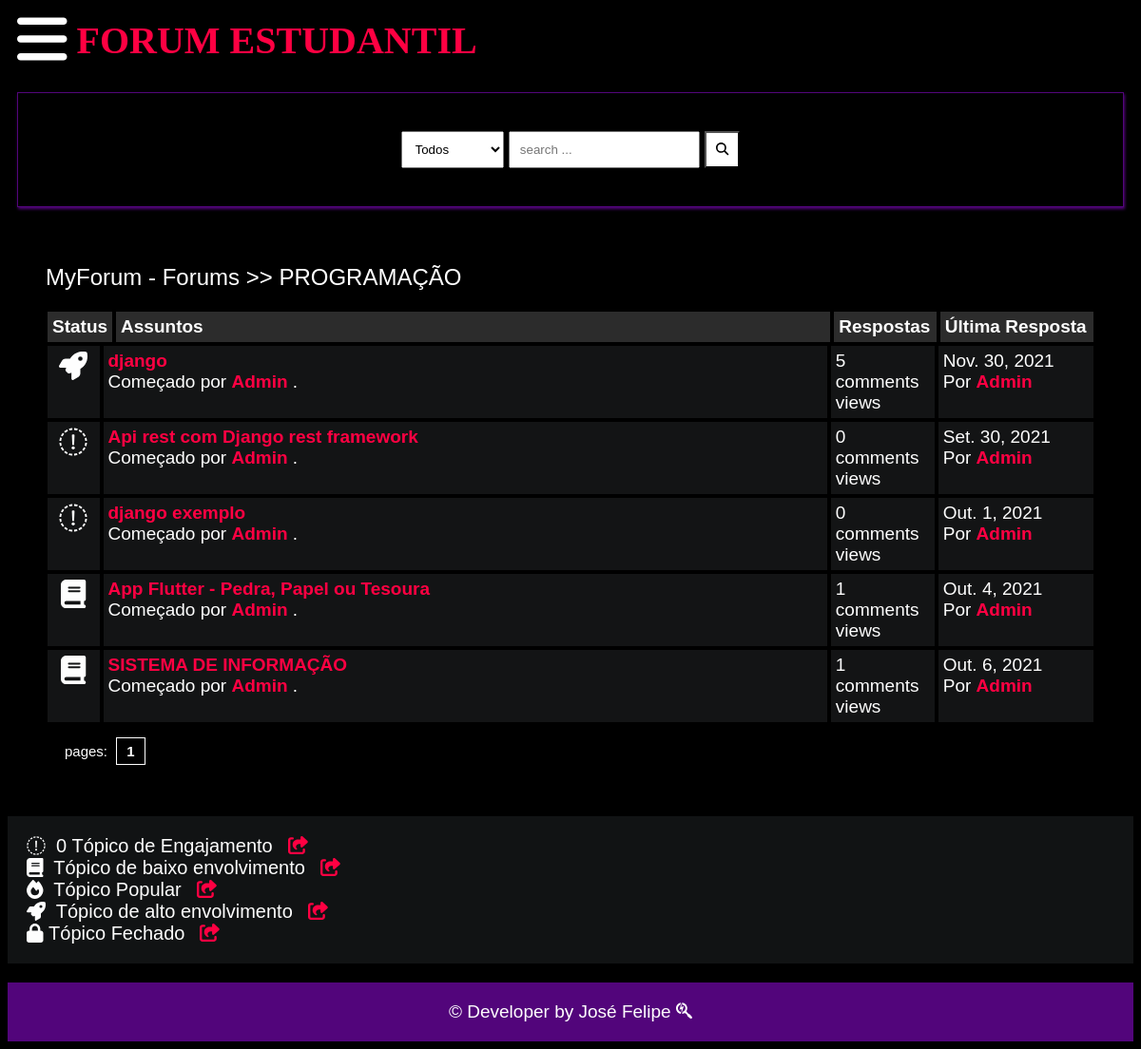
The app's page /posts/programming/ with its own data.
### main/models.py (models this page shows, shortened)
class Category(models.Model):
    title = models.CharField(max_length=50)
    slug = models.SlugField(max_length=400, unique=True, blank=True)
    description = models.TextField(default="description")
    class Meta:
        verbose_name_plural = "categories"
    def get_url(self):
        return reverse("posts", kwargs={
            "slug":self.slug
        })

class Post(models.Model):
    title = models.CharField(max_length=400)
    slug = models.SlugField(max_length=400, unique=True, blank=True)
    user = models.ForeignKey(Author, on_delete=models.CASCADE)
    content = HTMLField()
    categories = models.ManyToManyField(Category)
    date = models.DateTimeField(auto_now_add=True)
    approved = models.BooleanField(default=False)
    hit_count_generic = GenericRelation(HitCount, object_id_field='object_pk',
        related_query_name='hit_count_generic_relation'
    )
    tags = TaggableManager()
    comments = models.ManyToManyField(Comment, blank=True)
    closed = models.BooleanField(default=False)
    state = models.CharField(max_length=40, default="zero")
    def get_url(self):
        return reverse("detail", kwargs={
            "slug":self.slug
        })
    @property
    def num_comments(self):
        return self.comments.count()
    @property
    def last_reply(self):
        return self.comments.latest("date")

class Author(models.Model):
    user = models.ForeignKey(User,null=True, blank=True, on_delete=models.CASCADE)
    fullname = models.CharField(max_length=40, blank=True)
    slug = slug = models.SlugField(max_length=400, unique=True, blank=True,null=True)
    bio = HTMLField(blank=True)
    points = models.IntegerField(default=0,blank=True)
    profile_pic = ResizedImageField(size=[50, 80], quality=100, upload_to="authors", default=None, null=True, blank=True)

class Comment(models.Model):
    user = models.ForeignKey(Author, on_delete=models.CASCADE)
    content = HTMLField()
    date = models.DateTimeField(auto_now_add=True)
    replies = models.ManyToManyField(Reply, blank=True)

### main/views.py (the view)
# urls.py: path("posts/<slug>/", posts, name="posts"),
def posts(request, slug):
    category = get_object_or_404(Category, slug=slug)
    posts = Post.objects.filter(approved=True, categories=category)
    paginator = Paginator(posts, 5)
    page = request.GET.get("page")
    try:
        posts = paginator.page(page)
    except PageNotAnInteger:
        posts = paginator.page(1)
    except EmptyPage:
        posts = paginator.page(paginator.num_pages)
    context = {
        "posts":posts,
        "forum": category,
        "title": "Postagens"
    }
    return render(request, "posts.html", context)

### main/context_processors.py (called while the page is built, shortened)
def searchFunction(request):
    search_context = {}
    posts = Post.objects.all()
    return search_context

### templates/posts.html
{% extends 'base.html' %}
{% load hitcount_tags %}
{% block content %}
    <div class="container">
        <div class="navigate">
            <span><a href="{% url 'home' %}">MyForum - Forums</a> >> <a href="{{forum.get_url}}">{{forum.title}}</a></span>
        </div>
        <div class="posts-table">
            <div class="table-head">
                <div class="status">Status</div>
                <div class="subjects">Assuntos</div>
                <div class="replies">Respostas</div>
                <div class="last-reply">Última Resposta</div>
            </div>
            {% for post in posts %}
            <div class="table-row">
                {% if post.closed == True %}
                 <div class="status"><i class="fa fa-lock"></i></div>
                {% elif post.num_comments == 0 %}
                <div class="status"><i class="fa fa-frown-o"></i></div>
                {% elif post.num_comments > 0 and post.num_comments < 4 %}
                 <div class="status"><i class="fa fa-book"></i></div>
                 {% elif post.num_comments > 3 and post.num_comments < 8 %}
                 <div class="status"><i class="fa fa-rocket"></i></div>
                 {% elif post.num_comments >= 8  %}
                 <div class="status"><i class="fa fa-fire"></i></div>
                {% endif %}
                <div class="subjects">
                    <a href="{{post.get_url}}">{{post.title}}</a>
                    <br>
                    <span>Começado por <b><a href="">{{post.user.fullname|title}}</a></b> .</span>
                </div>
                <div class="replies">
                    {{post.num_comments}} comments <br> {% get_hit_count for post %} views
                </div>
                {% if post.last_reply %}
                <div class="last-reply">
                    {{post.last_reply.date|date}}
                    <br>Por <b><a href="">{{post.last_reply.user.fullname|title}}</a></b>
                </div>
                {% else %}
                <div class="last-reply">
                    {{post.date|date}}
                    <br>Por <b><a href="">{{post.user.fullname|title}}</a></b>
                </div>
                {% endif %}
            </div>
            {% endfor %}
        </div>
            <div class="pagination">
                pages: {% for num_page in posts.paginator.page_range %} <a href="?page={{num_page}}">{{num_page}}</a> {% endfor %}
            </div>
    </div>
    <div class="note">
        <span><i class="fa fa-frown-o"></i>&nbsp; 0 Tópico de Engajamento</span>&nbsp;&nbsp;&nbsp;<a href=""><i class="fa fa-share-square"></i></a><br>
        <span><i class="fa fa-book"></i>&nbsp; Tópico de baixo envolvimento</span>&nbsp;&nbsp;&nbsp;<a href=""><i class="fa fa-share-square"></i></a><br>
        <span><i class="fa fa-fire"></i>&nbsp; Tópico Popular</span>&nbsp;&nbsp;&nbsp;<a href=""><i class="fa fa-share-square"></i></a><br>
        <span><i class="fa fa-rocket"></i>&nbsp; Tópico de alto envolvimento</span>&nbsp;&nbsp;&nbsp;<a href=""><i class="fa fa-share-square"></i></a><br>
        <span><i class="fa fa-lock"></i>&nbsp;Tópico Fechado</span>&nbsp;&nbsp;&nbsp;<a href=""><i class="fa fa-share-square"></i></a><br>
    </div>
    {% endblock content %}

### static/style.css (style rules this page uses)
* { box-sizing: border-box; }
html { font-size: 19px; font-family: 'Titillium Web', sans-serif; background-color:rgb(0,0,0); color:#FEFEFE; }
a { color:#FF0042; font-weight: bolder; text-decoration: none; }
.container { margin: 20px; padding: 20px; }
.table-head { display: flex; }
.table-head div { padding: 5px; margin: 2px; background-color: #2C2C2C; font-weight: bold; }
.table-head .status { flex: 5%; }
.table-head .subjects { flex: 70%; }
.table-head .replies { flex: 10%; }
.table-head .last-reply { flex: 15%; }
.table-row { display: flex; }
.table-row .status, .table-row .subjects, .table-row .replies, .table-row .last-reply { padding: 5px; margin: 2px; background-color: #131415; }
.table-row .status { flex: 5%; font-size: 30px; text-align: center; }
.table-row .subjects { flex: 70%; }
.table-row .replies { flex: 10%; }
.table-row .last-reply { flex: 15%; }
.navigate { margin-block: 20px; font-weight: lighter; font-size: 24px; }
.navigate a { color: #fff; }
.pagination { padding: 20px; font-size: 15px; }
.pagination a { color: #fff; margin-inline: 5px; padding: 5px 10px; border: solid 0.5px #fff; }
.note { background-color:#111314; padding: 20px; display: block; }
.note span { font-size: 20px; margin-block: 5px; }

### records on screen
Category: title "PROGRAMAÇÃO"
Post: closed False (drawn), title "django", user.fullname "Admin", num_comments "5", last_reply "Nov. 30, 2021", last_reply.user.fullname "Admin"
Post: closed False (drawn), title "Api rest com Django rest framework", user.fullname "Admin", num_comments "0", date "Set. 30, 2021"
Post: closed False (drawn), title "django exemplo", user.fullname "Admin", num_comments "0", date "Out. 1, 2021"
Post: closed False (drawn), title "App Flutter - Pedra, Papel ou Tesoura", user.fullname "Admin", num_comments "1", last_reply "Out. 4, 2021", last_reply.user.fullname "Admin"
Post: closed False (drawn), title "SISTEMA DE INFORMAÇÃO", user.fullname "Admin", num_comments "1", last_reply "Out. 6, 2021", last_reply.user.fullname "Admin"

### other values on screen
{{ num_page }} "1"
